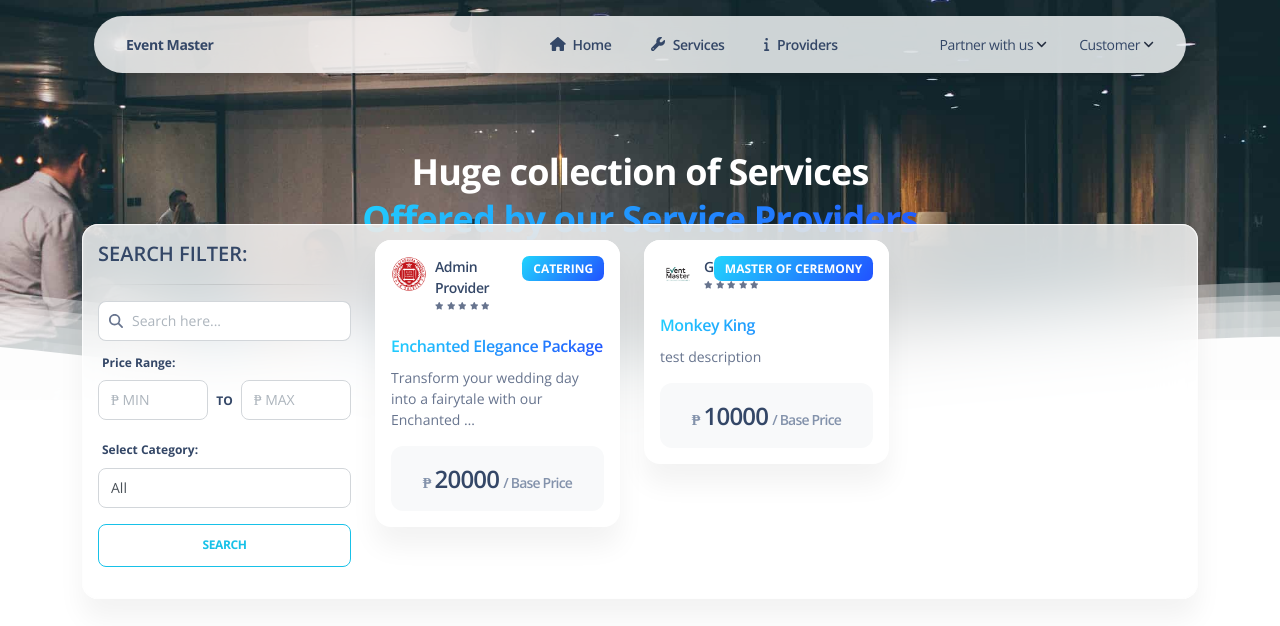
Page /services/ on the committed database.
### base/models.py (models this page shows, shortened)
class Service(models.Model):
    provider = models.ForeignKey(ServiceProvider, on_delete=models.CASCADE, related_name='services')
    name = models.CharField(max_length=255)
    description = models.TextField()
    price = models.DecimalField(max_digits=10, decimal_places=2, blank=True, null=True)
    inclusions = models.TextField(blank=True, null=True)
    category_choices = [
        ('Photographer', 'Photographer'),
        ('Videographer', 'Videographer'),
        ('Catering', 'Catering'),
        ('Venue Rental', 'Venue Rental'),
        ('Master of Ceremony', 'Master of Ceremony'),
        ('Other', 'Other'),
    ]
    category = models.CharField(max_length=255, choices=category_choices, blank=True, null=True, default="Other")

class ServiceProvider(models.Model):
    user = models.OneToOneField(User, on_delete=models.CASCADE)
    name = models.CharField(max_length=100)
    logo = models.FileField(upload_to='service_providers', null = True, blank = True, default='/default_logo2.jpg')
    desc = models.TextField(max_length=500, null = True, blank = True)
    contact_number = models.CharField(max_length=11, null = True, blank = True)
    address = models.CharField(max_length=255, null = True, blank = True)

### base/views.py (the view)
# urls.py: path('services/', views.home_services, name='home_services'),
def home_services(request):
    services = Service.objects.all()
    for service in services:
        inclusions_list = service.inclusions.split(',') if service.inclusions else []
        service.inclusions_list = [inclusion.strip() for inclusion in inclusions_list]
    context = {
        'services': services
    }
    return render(request, 'base/home_services.html', context)

### base/templates/base/home_services.html (shortened to what this page needs)
{% extends 'base/layout.html' %}
{% block content %}
<header class="header-2\">
  <div class="page-header min-vh-50 relative" style="background-image: url('/static/assets/img/office-dark.jpg')">
    <div class="container">
      <div class="row">
        <div class="col-lg-7 text-center mx-auto">
          <h2 class="text-white mb-0">Huge collection of Services</h2>
          <h2 class="text-info text-gradient">Offered by our Service Providers</h2>
        </div>
      </div>
    </div>
    <div class="position-absolute w-100 z-index-1 bottom-0">
    </div>
  </div>
</header>
<section class="pt-3 pb-4" id="count-stats">
    <div class="container">
      <div class="row">
        <div class="col-lg-12 z-index-2 border-radius-xl mt-n10 mx-auto py-3 px-3 blur shadow-blur">
          <div class="row">
            <div class="col-lg-3">
              <h5 class="text-uppercase">Search Filter: </h5>
              <hr class="dark horizontal">
              <div class="input-group">
                  <span class="input-group-text text-body"><i class="fas fa-search" aria-hidden="true"></i></span>
                  <input type="text" class="form-control" id="searchInput" placeholder="Search here...">
              </div>
              <div class="form-group mt-2">
                  <label for="minPrice">Price Range: </label>
                  <div class="d-flex align-items-center">
                      <input type="number" class="form-control" id="minPrice" placeholder="₱ MIN">
                      <label class="mx-2 my-2"> TO </label>
                      <input type="number" class="form-control" id="maxPrice" placeholder="₱ MAX">
                  </div>
              </div>
              <div class="form-group mt-2">
                  <label for="categorySelect">Select Category: </label>
                  <select class="form-control" id="categorySelect">
                      <option value="All">All</option>
                  </select>
              </div>
              <div class="mt-3">
                  <button id="searchButton" class="btn btn-outline-info w-100">Search</button>
              </div>
            </div>
            <div class="col-lg-9">
              <div class="row">
                <div id="service_container" class="row">
                  {% for service in services %}
                  <div class="col-md-4 col-sm-6 col-12 mb-4 service-card">
                      <div class="card" id="service_cards">
                          <div class="card-header p-3 pb-0">
                              <div class="row">
                                  <div class="col-8 d-flex">
                                      <div>
                                          <img src="{{ service.provider.logo.url }}" class="avatar avatar-sm me-2" alt="avatar image">
                                      </div>
                                      <div class="d-flex flex-column justify-content-center">
                                          <a href="{% url 'service-provider' service.provider.user.id %}">
                                              <h6 class="mb-0 text-sm">{{ service.provider.name }}</h6>
                                          </a>
                                          <p class="text-xs">
                                              <i class="fa fa-star fa-2xs"></i>
                                              <i class="fa fa-star fa-2xs"></i>
                                              <i class="fa fa-star fa-2xs"></i>
                                              <i class="fa fa-star fa-2xs"></i>
                                              <i class="fa fa-star fa-2xs"></i>
                                          </p>
                                      </div>
                                  </div>
                                  <div class="col-4">
                                      <span class="badge bg-gradient-info ms-auto float-end">{{ service.category }}</span>
                                  </div>
                              </div>
                          </div>
                          <div class="card-body p-3 pt-1">
                              <a href="{% url 'service-details' service.id %}">
                                  <h6 class="text-gradient text-info cursor-pointer">{{ service.name }}</h6>
                              </a>
                              <p class="text-sm">{{ service.description|truncatewords:10 }}</p>
                              <div class="d-flex justify-content-center bg-gray-100 border-radius-lg p-3">
                                  <h4 class="my-auto text-center">
                                      <span class="text-center text-secondary text-sm me-1">₱</span>{{ service.price|floatformat:0 }}<span class="text-secondary text-sm ms-1">/ Base Price </span>
                                  </h4>
                              </div>
                          </div>
                      </div>
                  </div>
                  {% endfor %}
              </div>
              </div>
            </div>
          </div>
        </div>
      </div>
    </div>
</section>
{% endblock %}

### base/templates/base/home_services.html (style rules this page uses)
#service_cards { transition: transform 0.3s ease; }

### rows in the picture
Service: provider.logo (picture), provider.name "Admin Provider", category "CATERING", name "Enchanted Elegance Package", description "Transform your wedding day into a fairytale with our Enchanted …", price "20000"
Service: provider.logo (placeholder picture), provider.name "GOHS", category "MASTER OF CEREMONY", name "Monkey King", description "test description", price "10000"
